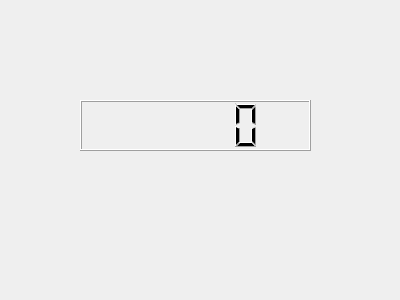
<?xml version="1.0" encoding="UTF-8"?>
<ui version="4.0">
 <class>Widget</class>
 <widget class="QWidget" name="Widget">
  <property name="geometry">
   <rect>
    <x>0</x>
    <y>0</y>
    <width>400</width>
    <height>300</height>
   </rect>
  </property>
  <property name="windowTitle">
   <string>Widget</string>
  </property>
  <widget class="QLCDNumber" name="lcdNumber">
   <property name="geometry">
    <rect>
     <x>80</x>
     <y>100</y>
     <width>231</width>
     <height>51</height>
    </rect>
   </property>
  </widget>
 </widget>
 <layoutdefault spacing="6" margin="11"/>
 <resources/>
 <connections/>
</ui>
